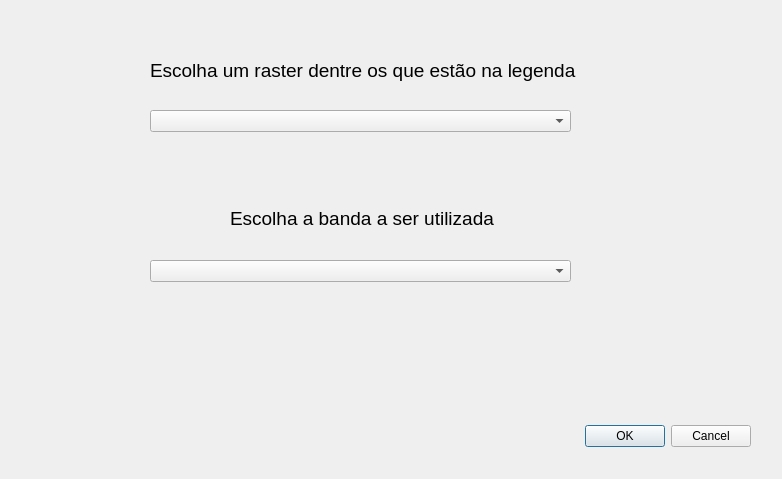
<?xml version="1.0" encoding="UTF-8"?>
<ui version="4.0">
 <class>VetorizacaoDinamicaDialogBase</class>
 <widget class="QDialog" name="VetorizacaoDinamicaDialogBase">
  <property name="geometry">
   <rect>
    <x>0</x>
    <y>0</y>
    <width>782</width>
    <height>479</height>
   </rect>
  </property>
  <property name="windowTitle">
   <string>Vetorizacao Programacao Dinamica</string>
  </property>
  <widget class="QDialogButtonBox" name="button_box">
   <property name="geometry">
    <rect>
     <x>410</x>
     <y>420</y>
     <width>341</width>
     <height>32</height>
    </rect>
   </property>
   <property name="orientation">
    <enum>Qt::Horizontal</enum>
   </property>
   <property name="standardButtons">
    <set>QDialogButtonBox::Cancel|QDialogButtonBox::Ok</set>
   </property>
  </widget>
  <widget class="QLabel" name="label">
   <property name="geometry">
    <rect>
     <x>150</x>
     <y>50</y>
     <width>431</width>
     <height>41</height>
    </rect>
   </property>
   <property name="font">
    <font>
     <pointsize>14</pointsize>
    </font>
   </property>
   <property name="text">
    <string>Escolha um raster dentre os que estão na legenda</string>
   </property>
  </widget>
  <widget class="QComboBox" name="comboBox">
   <property name="geometry">
    <rect>
     <x>150</x>
     <y>110</y>
     <width>421</width>
     <height>22</height>
    </rect>
   </property>
  </widget>
  <widget class="QLabel" name="label_2">
   <property name="geometry">
    <rect>
     <x>230</x>
     <y>210</y>
     <width>271</width>
     <height>16</height>
    </rect>
   </property>
   <property name="font">
    <font>
     <pointsize>14</pointsize>
    </font>
   </property>
   <property name="text">
    <string>Escolha a banda a ser utilizada</string>
   </property>
  </widget>
  <widget class="QComboBox" name="comboBox_2">
   <property name="geometry">
    <rect>
     <x>150</x>
     <y>260</y>
     <width>421</width>
     <height>22</height>
    </rect>
   </property>
  </widget>
 </widget>
 <resources/>
 <connections>
  <connection>
   <sender>button_box</sender>
   <signal>accepted()</signal>
   <receiver>VetorizacaoDinamicaDialogBase</receiver>
   <slot>accept()</slot>
   <hints>
    <hint type="sourcelabel">
     <x>20</x>
     <y>20</y>
    </hint>
    <hint type="destinationlabel">
     <x>20</x>
     <y>20</y>
    </hint>
   </hints>
  </connection>
  <connection>
   <sender>button_box</sender>
   <signal>rejected()</signal>
   <receiver>VetorizacaoDinamicaDialogBase</receiver>
   <slot>reject()</slot>
   <hints>
    <hint type="sourcelabel">
     <x>20</x>
     <y>20</y>
    </hint>
    <hint type="destinationlabel">
     <x>20</x>
     <y>20</y>
    </hint>
   </hints>
  </connection>
 </connections>
</ui>
